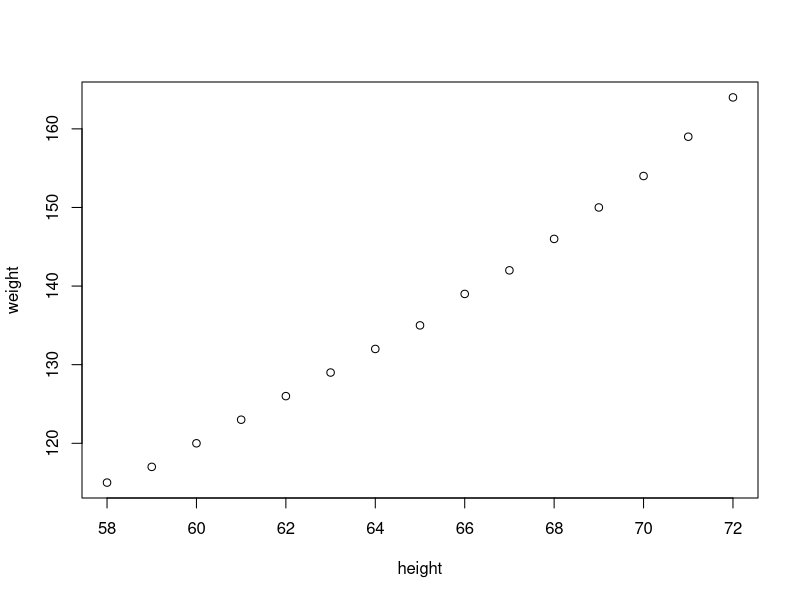
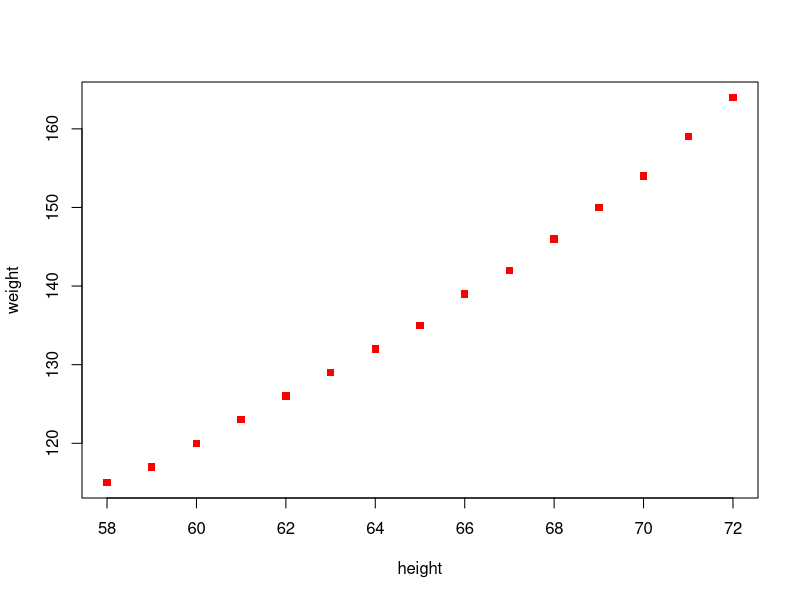
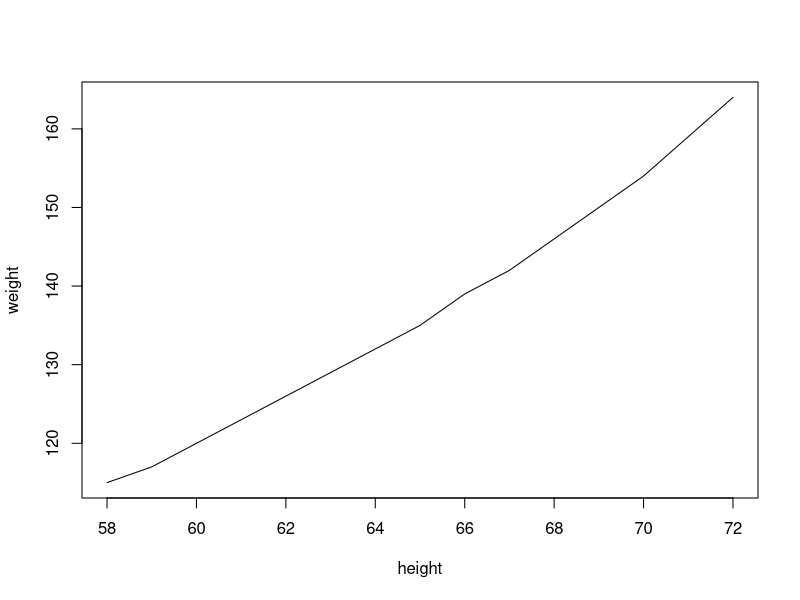
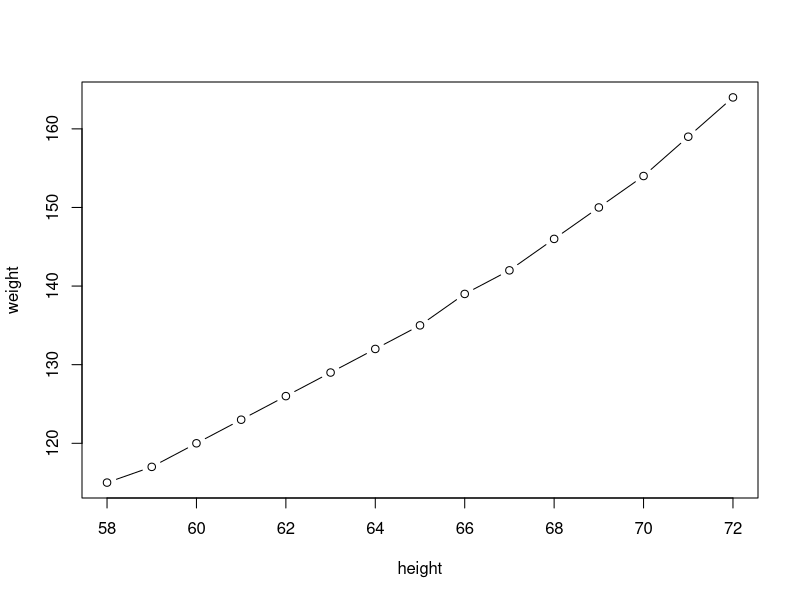
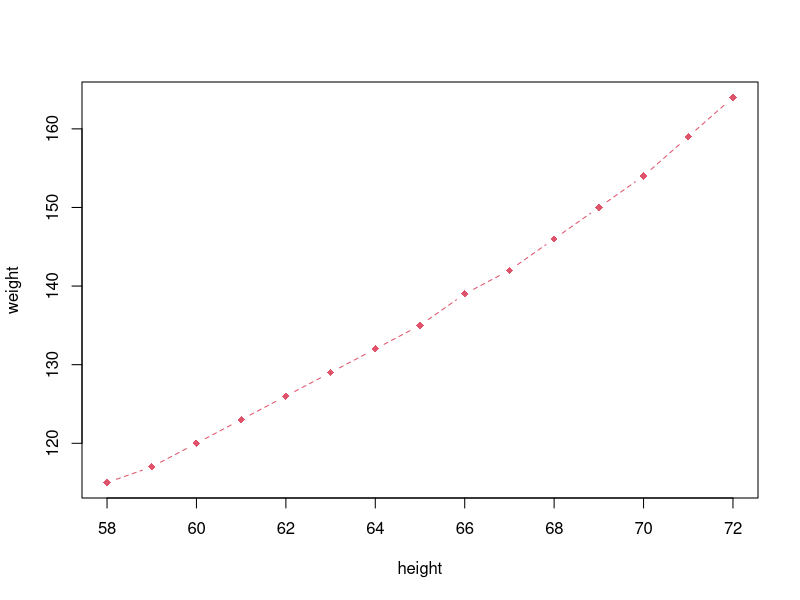
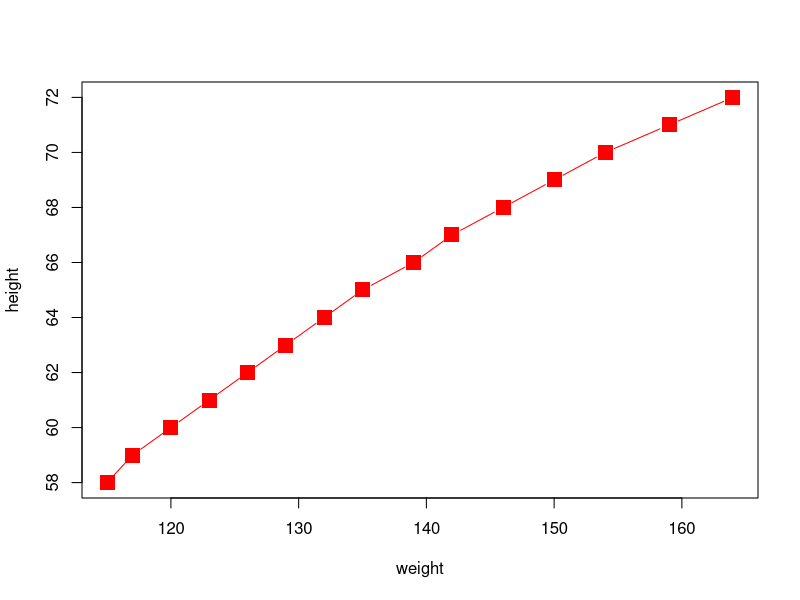
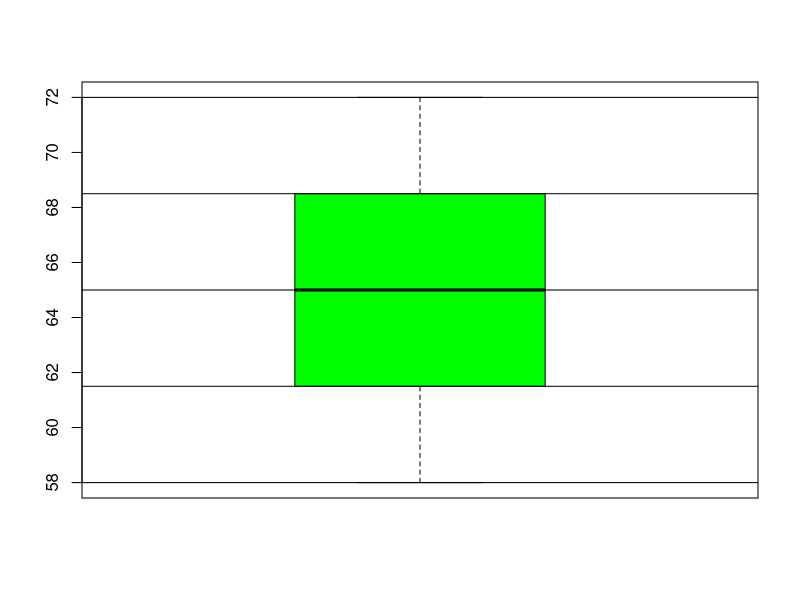
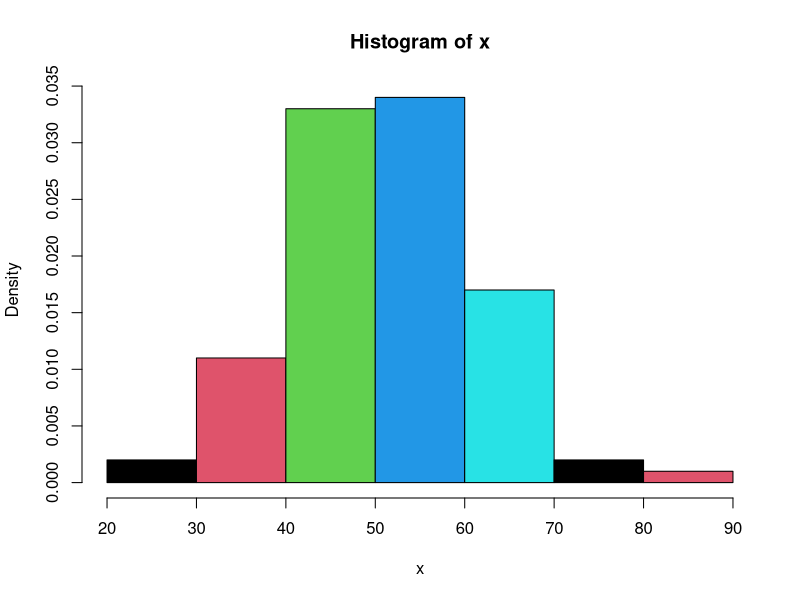

R code for these plots, in order: (Note: this script raises an error after producing the figures.)
#plot
women
plot (women)
plot (women, type='p',pch=15, col='red')
plot(women, type='l')
plot(women, type='b')
plot(women, type='b',pch=18, lty=2, col=2)

plot(x=women$weight, y=women$height, pch=15, xlab='weight', ylab='height', col='red',cex=2,type='b')
quantile (women$height)
quantile(women$height, seq(0,1,.1))
stem(women$height)
boxplot (women$height ,col='green')
abline(h=quantile(women$height))
#histogram
(x=rnorm(100,50,10))

hist(x, freq =F, col=1:5) 
hist(x)
lines (density(x))
#density plot : shape of data
plot(density(x), col='red')

#pie
gender
table(gender)
pie(table(gender))
x=c(10,20,40,50)
pie(x) 
xlabels=c('A','B','C','D')
x/sum(x)
(labels2=paste(xlabels,round(x/sum(x),2)*100, sep='-'))
pie(x, labels=labels2)

#barplot

barplot(x,col=1:4)
barplot(x,col=1:4, horiz=T)

#correlation plot

pairs(women)
cor(women$height, women$weight)
cov(women$height, women$weight)
head(mtcars)

cor(mtcars)
cov(mtcars)
pairs(mtcars[c('mpg','wt','gear')])

#discrete Cat Data
(attend=c('A','P','P','A'))

#CONTINUOUS DATA
set.seed(1234)
x3 = runif(100,0,150) 
x3
x3 = ceiling(x3)
x3
range(x3)

breaks=seq(0,150, by=15)
breaks
length(breaks)
x3

x3.cut=cut(x3, breaks)
x3.cut
table(x3.cut)
cbind(table(x3.cut)) #see it vertically

#give intervals a character values a,b..
(x3.cut=cut(x3,breaks))
